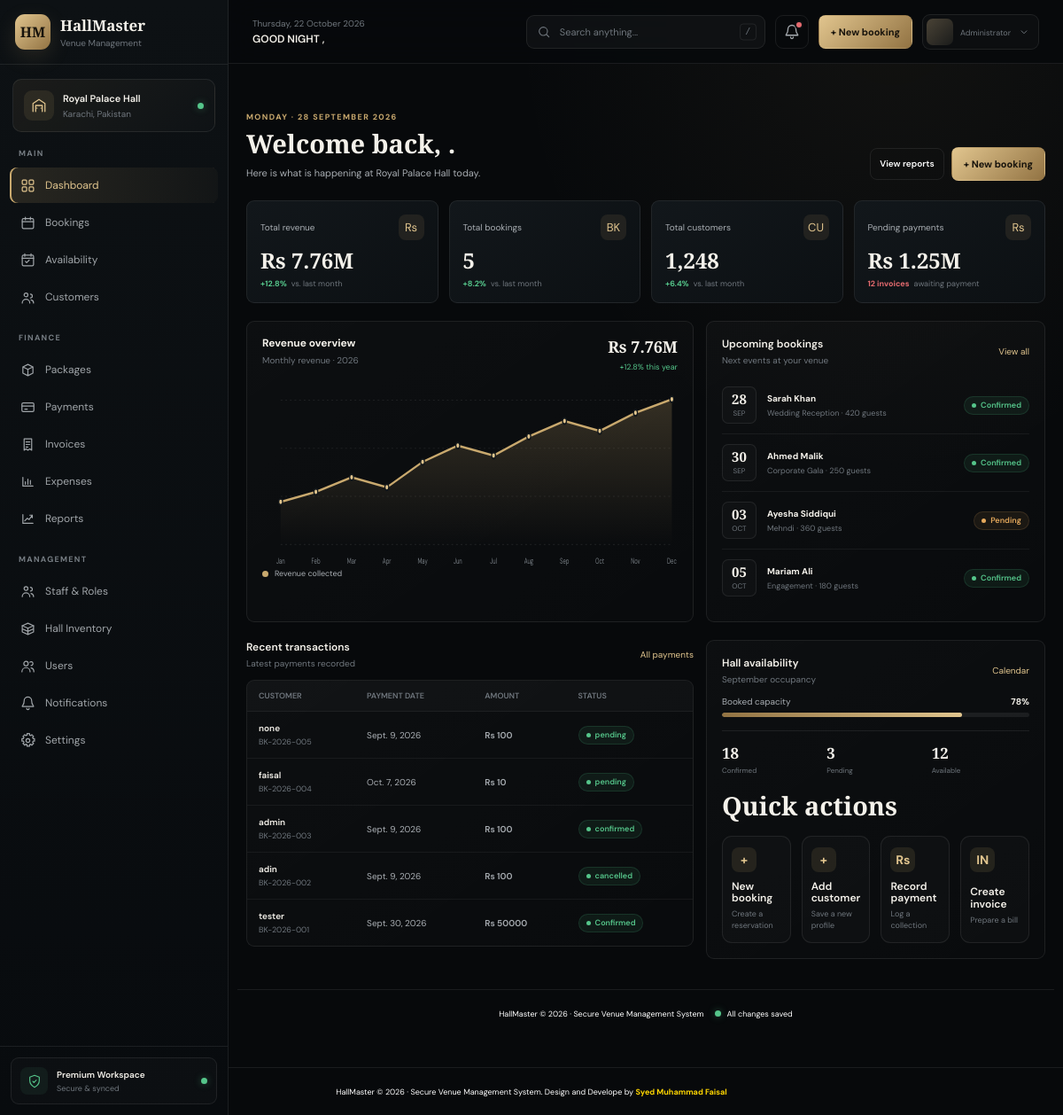
The app's page / (signed in), older data.
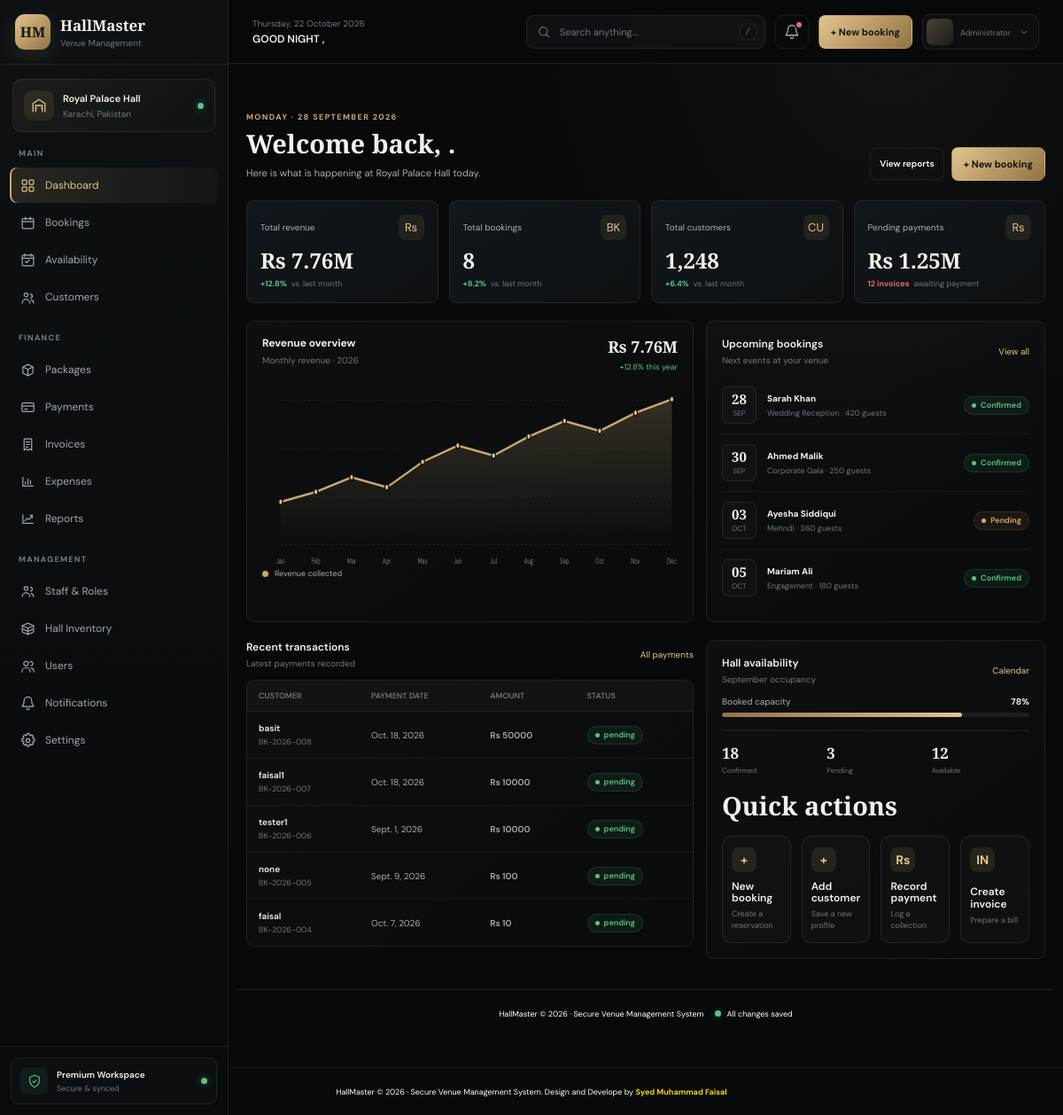
The same page, newer data.
### hall_management/models.py (models this page shows, shortened)
class newbooking(models.Model):
    booking_id     = models.CharField(max_length=40 , primary_key=True, editable=False)
    customer_name  = models.CharField(max_length=100)
    phone_number   = models.CharField(max_length=12)
    nic_number     = models.CharField(max_length=15 , unique=True , null=False)
    customer_email = models.EmailField()
    event_name     = models.CharField(max_length=100)
    event_type     = models.CharField(max_length=100)
    event_date     = models.DateField()
    event_guest    = models.IntegerField(null=False)
    event_hall     = models.CharField(max_length=10)
    special_req    = models.CharField(max_length=500 , null= True)
    hall_price     = models.IntegerField(null=False)
    status         = models.CharField(max_length=20)
    event_time     = models.TimeField(null = True , default = "00:00:00")
    payment_status = models.CharField(max_length=20 , default="Pending")

### hall_management/views.py (the view)
# urls.py: path('' , dashboard , name ="dashboard"),
@login_required(login_url='login')
def dashboard(request):
    dashboard_booking_list = newbooking.objects.all().order_by('-booking_id')[:5]
    total_bookings = newbooking.objects.count()
    context = {
        'dashboard_booking_list': dashboard_booking_list,
        'total_bookings': total_bookings,
    }
    return render(request ,"dashboard.html" , context)

### hall_management/context_processors.py (called while the page is built)
def greeting_context(request):
    hour = timezone.localtime().hour
    if 5 <= hour < 12:
        greeting = "GOOD MORNING"
    elif 12 <= hour < 18:
        greeting = "GOOD AFTERNOON"
    elif 18 <= hour < 21:
        greeting = "GOOD EVENING"
    else:
        greeting = "GOOD NIGHT"
    return {"greeting": greeting}

### hall_management/templates/dashboard.html (shortened to what the changed rows need)
{% extends 'base.html' %}
{% block page_content %}
<main class="content-wrap">
    <header class="page-heading">
        <div>
            <h1>Welcome back, {{ user.first_name }}.</h1>
        </div>
    </header>
    <section class="stats-grid" aria-label="Venue performance summary">
        <article class="stat-card">
            <div class="stat-top">
                <span class="stat-label">Total bookings</span>
                <span class="stat-icon" aria-hidden="true">BK</span>
            </div>
            <strong class="stat-value">{{ total_bookings }}</strong>
            <div class="stat-foot">
                <span class="trend">+8.2%</span>
                <span>vs. last month</span>
            </div>
        </article>
    </section>
    <section class="section dashboard-grid" aria-label="Revenue and upcoming bookings">
        <section class="panel panel-pad">
            <div class="section-head">
                <div>
                    <h2>Upcoming bookings</h2>
                </div>
            </div>
        </section>
    </section>
    <section class="section dashboard-grid" aria-label="Transactions and hall availability">
        <section>
            <div class="section-head">
                <div>
                    <h2>Recent transactions</h2>
                </div>
            </div>
            <div class="panel table-scroll">
                <table class="data-table">
                    <thead>
                        <tr>
                            <th>CUSTOMER</th>
                            <th>PAYMENT DATE</th>
                            <th>AMOUNT</th>
                            <th>STATUS</th>
                        </tr>
                    </thead>
                    <tbody>
                        {% for dashboard_booking in dashboard_booking_list %}
                        <tr>
                            <td>
                                <span class="cell-primary">{{ dashboard_booking.customer_name }}</span>
                                <span class="cell-sub">{{ dashboard_booking.booking_id }}</span>
                            </td>
                            <td>{{ dashboard_booking.event_date }}</td>
                            <td class="cell-primary">Rs {{ dashboard_booking.hall_price }}</td>
                            <td><span class="status paid">{{ dashboard_booking.status }}</span></td>
                        </tr>
                        {% endfor %}
                    </tbody>
                </table>
            </div>
        </section>
        <section class="panel panel-pad">
            <div class="section-head">
                <div>
                    <h2>Hall availability</h2>
                </div>
            </div>
            <div class="section">
                <h2>Quick actions</h2>
            </div>
        </section>
    </section>
</main>
</div>
</div>
{% endblock %}

Row changes from the older to the newer data that the page shows:
no longer on this page (row unchanged): newbooking: customer_name "admin", booking_id "BK-2026-003", event_date "Sept. 9, 2026", hall_price "100", status "confirmed"
no longer on this page (row unchanged): newbooking: customer_name "adin", booking_id "BK-2026-002", event_date "Sept. 9, 2026", hall_price "100", status "cancelled"
no longer on this page (row unchanged): newbooking: customer_name "tester", booking_id "BK-2026-001", event_date "Sept. 30, 2026", hall_price "50000", status "Confirmed"
added newbooking: customer_name "basit", booking_id "BK-2026-008", event_date "Oct. 18, 2026", hall_price "50000", status "pending"
added newbooking: customer_name "faisal1", booking_id "BK-2026-007", event_date "Oct. 18, 2026", hall_price "10000", status "pending"
added newbooking: customer_name "tester1", booking_id "BK-2026-006", event_date "Sept. 1, 2026", hall_price "10000", status "pending"
Text that changed along with them:
{{ total_bookings }}: "5" → "8"
